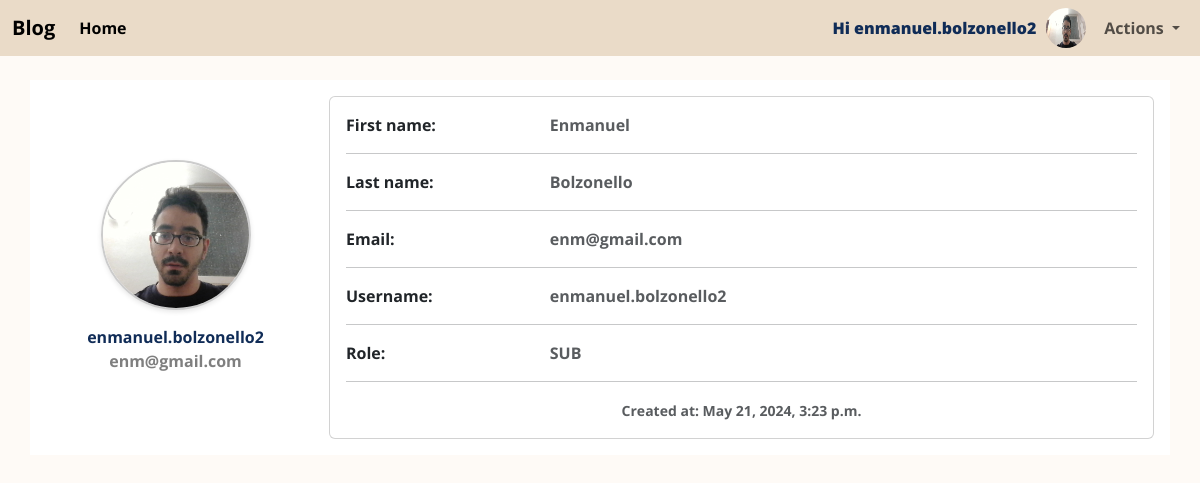
Page /users/54/details on the earlier database version.
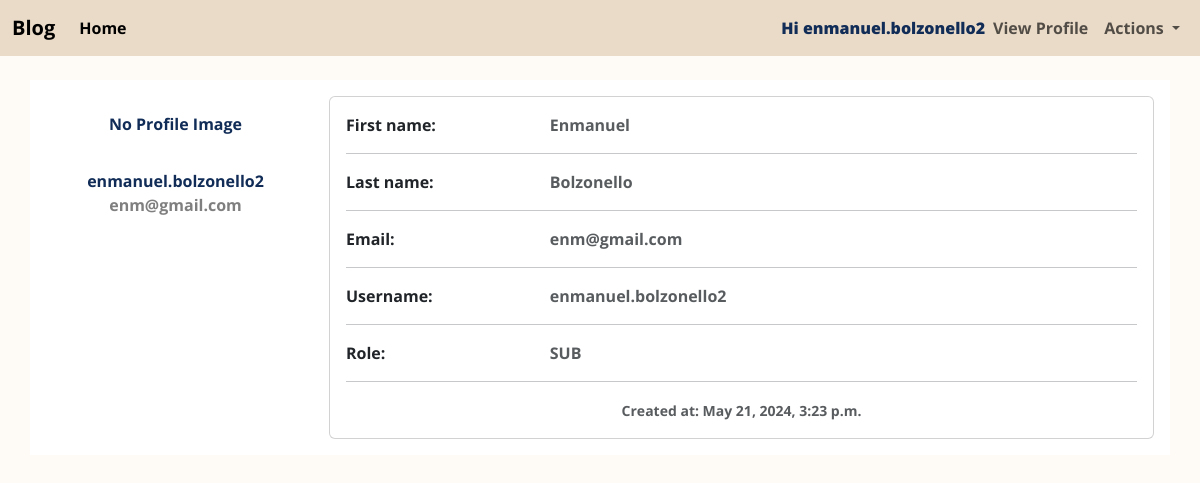
Same page on the later database version.
### users/models.py (models this page shows, shortened)
class CustomUser(AbstractUser):
    ROLE_CHOICES = [
        ("ADM", "Administrator"),
        ("AUT", "Author"),
        ("SUB", "Subscriber"),
    ]
    username = models.CharField(max_length=150, unique=True)
    role = models.CharField(max_length=3, choices=ROLE_CHOICES, default='SUB')
    created_at = models.DateTimeField(auto_now_add=True)
    profile_image = models.ImageField(upload_to="images/profile_pics", null=True, blank=True)

### users/views.py (the view)
# urls.py: path('<int:pk>/details', UserDetail.as_view(), name='user-details'),
class UserDetail(DetailView):
    model = CustomUser
    template_name = 'users/user_details.html'
    context_object_name = 'user'

### templates/users/user_details.html (shortened to what this page needs)
{% extends 'base_template.html' %}
{% block content %}
<div class="container bg-white p-3" style="margin: 2% auto;">
    <div class="row">
        <div class="col-md-3">
            <div class="d-flex flex-column align-items-center text-center p-3">
                {% if user.profile_image %}
                  <img class="rounded-circle profile-details-image mt-5" width="100px" src="{{ user.profile_image.url }}">
                {% else %}
                  <span class="font-weight-bold">No Profile Image</span>
                {% endif %}
                <span class="font-weight-bold">{{ user.username }}</span>
                <span class="text-black-50">{{ user.email }}</span>
            </div>
        </div>
        <div class="col-md-9">
            <div class="card">
                <div class="card-body">
                    <div class="row">
                        <div class="col-sm-3">
                          <p class="mb-0">First name:</p>
                        </div>
                        <div class="col-sm-9">
                          <p class="text-muted mb-0">{{ user.first_name }}</p>
                        </div>
                    </div>
                    <hr>
                    <div class="row">
                        <div class="col-sm-3">
                          <p class="mb-0">Last name:</p>
                        </div>
                        <div class="col-sm-9">
                          <p class="text-muted mb-0">{{ user.last_name }}</p>
                        </div>
                    </div>
                    <hr>
                    <div class="row">
                        <div class="col-sm-3">
                          <p class="mb-0">Email:</p>
                        </div>
                        <div class="col-sm-9">
                          <p class="text-muted mb-0">{{ user.email }}</p>
                        </div>
                    </div>
                    <hr>
                    <div class="row">
                        <div class="col-sm-3">
                          <p class="mb-0">Username:</p>
                        </div>
                        <div class="col-sm-9">
                          <p class="text-muted mb-0">{{ user.username }}</p>
                        </div>
                    </div>
                    <hr>
                    <div class="row">
                        <div class="col-sm-3">
                          <p class="mb-0">Role:</p>
                        </div>
                        <div class="col-sm-9">
                          <p class="text-muted mb-0">{{ user.role }}</p>
                        </div>
                    </div>
                    <hr>
                    <div class="row text-center">
                        <div class="col-sm-12">
                            <p class="card-text">
                                <small class="text-body-secondary">Created at: {{ user.date_joined }}</small>
                            </p>
                        </div>
                    </div>
                </div>
            </div>
        </div>
    </div>
</div>
{% endblock %}

### templates/base_template.html (shortened to what this page needs)
{% load static %}
<!doctype html>
<html lang="en">
  <head>
    <link href="https://cdn.jsdelivr.net/npm/bootstrap@5.3.3/dist/css/bootstrap.min.css"
        rel="stylesheet"
>
    <link rel="stylesheet" href="{% static 'css/style.css' %}">
    <link rel="stylesheet"
          href="https://cdnjs.cloudflare.com/ajax/libs/font-awesome/6.5.2/css/all.min.css"
 />
  </head>
  <body>
    <nav class="navbar navbar-expand-lg" style="background-color: #EADBC8;">
      <div class="container-fluid">
        <a class="navbar-brand" href="{% url 'posts:post-list' %}">Blog</a>
        <div class="collapse navbar-collapse" id="navbarNavDropdown">
          <ul class="navbar-nav">
            <li class="nav-item">
              <a class="nav-link active" aria-current="page" href="{% url 'posts:post-list' %}">Home</a>
            </li>
          </ul>
        </div>
        {% if user.is_authenticated %}
        <div class="collapse navbar-collapse d-flex align-items-center" id="navbarNavDropdown">
          <ul class="navbar-nav ms-auto d-flex align-items-center">
              <li class="nav-item">
                <p class="text-center mb-0"><b>Hi {{ user.username }}</b></p>
              </li>
              {% if user.profile_image %}
              <li class="nav-item">
                <a href="{% url 'users:user-details' pk=user.id %}">
                  <img src="{{ user.profile_image.url }}" alt="{{ user.username }}'s profile image" class="profile-image">
                </a>
              </li>
              {% else %}
              <li class="nav-item">
                <a class="nav-link" href="{% url 'users:user-details' pk=user.id %}">View Profile</a>
              </li>
              {% endif %}
              <li class="nav-item dropdown">
                <a class="nav-link dropdown-toggle" href="#" role="button" data-bs-toggle="dropdown" aria-expanded="false">
                  Actions
                </a>
              </li>
          </ul>
        </div>
        {% endif %}
      </div>
    </nav>
    {% block content %}{% endblock %}
  </body>
</html>

### static/css/style.css (style rules this page uses)
body { background-color: #FEFAF6; color: #102C57; font-weight: bold; font-family: "Open Sans", sans-serif; }

Differences in the rows shown:
changed CustomUser "enmanuel.bolzonello2": profile_image: picture removed
Other differences:
text now shown: "View Profile No Profile Image"
